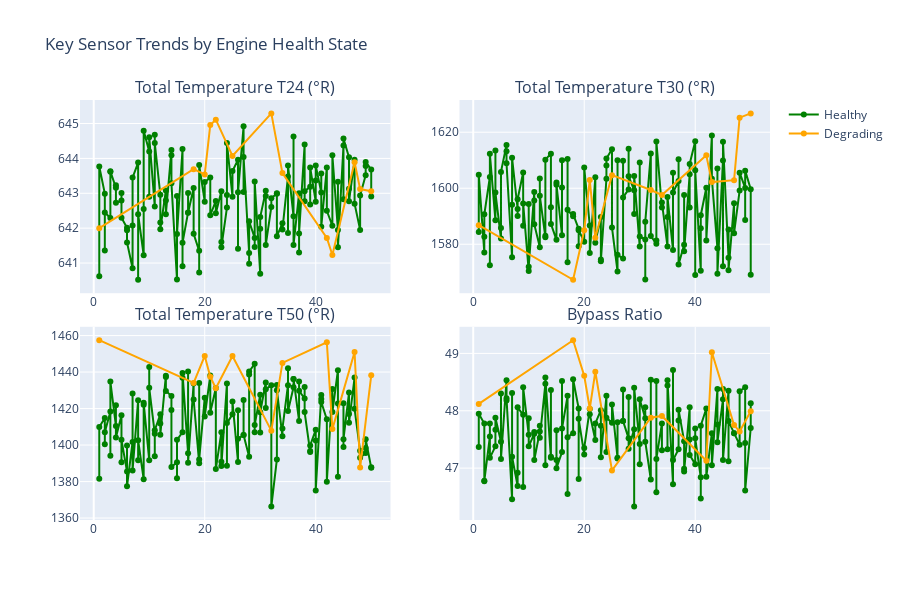

Here is the notebook cell this chart was saved with:
### Markdown cell above
## 5. Visualize Sensor Trends by Health State

### Code cell
# Select key sensors for visualization
key_sensors = ['sensor_2', 'sensor_3', 'sensor_4', 'sensor_11']  # T24, T30, T50, Bypass_Ratio
sensor_names = {
    'sensor_2': 'Total Temperature T24 (°R)',
    'sensor_3': 'Total Temperature T30 (°R)', 
    'sensor_4': 'Total Temperature T50 (°R)',
    'sensor_11': 'Bypass Ratio'
}

# Create subplots
fig = make_subplots(
    rows=2, cols=2,
    subplot_titles=[sensor_names[sensor] for sensor in key_sensors],
    vertical_spacing=0.08
)

colors = {'healthy': 'green', 'degrading': 'orange', 'critical': 'red'}

for i, sensor in enumerate(key_sensors):
    row = (i // 2) + 1
    col = (i % 2) + 1
    
    for health_state in ['healthy', 'degrading', 'critical']:
        data = df[df['health_state'] == health_state]
        
        fig.add_trace(
            go.Scatter(
                x=data['cycle'],
                y=data[sensor],
                mode='lines+markers',
                name=f'{health_state.capitalize()}',
                line=dict(color=colors[health_state]),
                showlegend=(i == 0)  # Only show legend for first subplot
            ),
            row=row, col=col
        )

fig.update_layout(
    title="Key Sensor Trends by Engine Health State",
    height=600,
    showlegend=True
)

fig.show()

print("🔍 Observations:")
print("• Temperature sensors show clear increasing trends in degrading/critical engines")
print("• Bypass ratio increases significantly with engine degradation")
print("• Critical engines show more erratic sensor behavior")
print("• Healthy engines maintain stable sensor values with minimal drift")

### Figure 1 — Plotly figure (JSON) as saved in the notebook; plotly's stock layout.template omitted (floating-point values rounded to 4 significant figures; data arrays with more than 128 entries replaced by an {"elided": "..."} marker saying what was removed)
{"data": [{"line": {"color": "green"}, "mode": "lines+markers", "name": "Healthy", "showlegend": true, "type": "scatter", "x": {"elided": "137 int values"}, "xaxis": "x", "y": {"elided": "137 float values"}, "yaxis": "y"}, {"line": {"color": "orange"}, "mode": "lines+markers", "name": "Degrading", "showlegend": true, "type": "scatter", "x": [1, 18, 20, 21, 22, 25, 32, 34, 42, 43, 47, 48, 50], "xaxis": "x", "y": [642.0, 643.7, 643.5, 645.0, 645.1, 644.1, 645.3, 643.6, 641.7, 641.2, 643.9, 643.1, 643.1], "yaxis": "y"}, {"line": {"color": "red"}, "mode": "lines+markers", "name": "Critical", "showlegend": true, "type": "scatter", "x": [], "xaxis": "x", "y": [], "yaxis": "y"}, {"line": {"color": "green"}, "mode": "lines+markers", "name": "Healthy", "showlegend": false, "type": "scatter", "x": {"elided": "137 int values"}, "xaxis": "x2", "y": {"elided": "137 float values"}, "yaxis": "y2"}, {"line": {"color": "orange"}, "mode": "lines+markers", "name": "Degrading", "showlegend": false, "type": "scatter", "x": [1, 18, 20, 21, 22, 25, 32, 34, 42, 43, 47, 48, 50], "xaxis": "x2", "y": [1587.0, 1567.0, 1585.0, 1603.0, 1582.0, 1605.0, 1599.0, 1598.0, 1612.0, 1602.0, 1603.0, 1625.0, 1627.0], "yaxis": "y2"}, {"line": {"color": "red"}, "mode": "lines+markers", "name": "Critical", "showlegend": false, "type": "scatter", "x": [], "xaxis": "x2", "y": [], "yaxis": "y2"}, {"line": {"color": "green"}, "mode": "lines+markers", "name": "Healthy", "showlegend": false, "type": "scatter", "x": {"elided": "137 int values"}, "xaxis": "x3", "y": {"elided": "137 float values"}, "yaxis": "y3"}, {"line": {"color": "orange"}, "mode": "lines+markers", "name": "Degrading", "showlegend": false, "type": "scatter", "x": [1, 18, 20, 21, 22, 25, 32, 34, 42, 43, 47, 48, 50], "xaxis": "x3", "y": [1457.0, 1434.0, 1449.0, 1438.0, 1431.0, 1449.0, 1408.0, 1445.0, 1456.0, 1409.0, 1451.0, 1388.0, 1438.0], "yaxis": "y3"}, {"line": {"color": "red"}, "mode": "lines+markers", "name": "Critical", "showlegend": false, "type": "scatter", "x": [], "xaxis": "x3", "y": [], "yaxis": "y3"}, {"line": {"color": "green"}, "mode": "lines+markers", "name": "Healthy", "showlegend": false, "type": "scatter", "x": {"elided": "137 int values"}, "xaxis": "x4", "y": {"elided": "137 float values"}, "yaxis": "y4"}, {"line": {"color": "orange"}, "mode": "lines+markers", "name": "Degrading", "showlegend": false, "type": "scatter", "x": [1, 18, 20, 21, 22, 25, 32, 34, 42, 43, 47, 48, 50], "xaxis": "x4", "y": [48.12, 49.23, 48.61, 48.04, 48.68, 46.96, 47.88, 47.91, 47.13, 49.02, 47.75, 47.64, 47.99], "yaxis": "y4"}, {"line": {"color": "red"}, "mode": "lines+markers", "name": "Critical", "showlegend": false, "type": "scatter", "x": [], "xaxis": "x4", "y": [], "yaxis": "y4"}], "layout": {"annotations": [{"font": {"size": 16}, "showarrow": false, "text": "Total Temperature T24 (°R)", "x": 0.225, "xanchor": "center", "xref": "paper", "y": 1, "yanchor": "bottom", "yref": "paper"}, {"font": {"size": 16}, "showarrow": false, "text": "Total Temperature T30 (°R)", "x": 0.775, "xanchor": "center", "xref": "paper", "y": 1, "yanchor": "bottom", "yref": "paper"}, {"font": {"size": 16}, "showarrow": false, "text": "Total Temperature T50 (°R)", "x": 0.225, "xanchor": "center", "xref": "paper", "y": 0.46, "yanchor": "bottom", "yref": "paper"}, {"font": {"size": 16}, "showarrow": false, "text": "Bypass Ratio", "x": 0.775, "xanchor": "center", "xref": "paper", "y": 0.46, "yanchor": "bottom", "yref": "paper"}], "height": 600, "showlegend": true, "title": {"text": "Key Sensor Trends by Engine Health State"}, "xaxis": {"anchor": "y", "domain": [0, 0.45]}, "xaxis2": {"anchor": "y2", "domain": [0.55, 1]}, "xaxis3": {"anchor": "y3", "domain": [0, 0.45]}, "xaxis4": {"anchor": "y4", "domain": [0.55, 1]}, "yaxis": {"anchor": "x", "domain": [0.54, 1]}, "yaxis2": {"anchor": "x2", "domain": [0.54, 1]}, "yaxis3": {"anchor": "x3", "domain": [0, 0.46]}, "yaxis4": {"anchor": "x4", "domain": [0, 0.46]}}}
